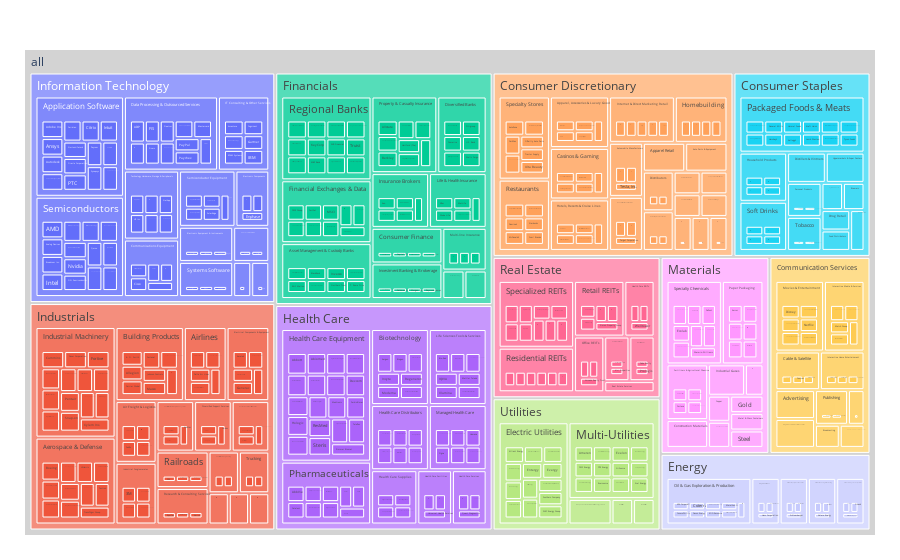

This figure's notebook cell:
### Markdown cell above
## Interactive figure: Click any industry to see its composition!
- Visualize the structure of industry - sub-industry - company name

### Code cell
fig = px.treemap(data_frame= sp500, path=[px.Constant("all"), 'industry', 'sub-industry','name'], hover_name= 'name')
fig.update_traces(root_color="lightgrey")
fig.update_layout(margin = dict(t=50, l=25, r=25, b=25))
fig.show()

### Figure 1 — Plotly figure (JSON) as saved in the notebook; plotly's stock layout.template omitted (floating-point values rounded to 4 significant figures; data arrays with more than 128 entries replaced by an {"elided": "..."} marker saying what was removed)
{"data": [{"branchvalues": "total", "domain": {"x": [0, 1], "y": [0, 1]}, "hovertemplate": "<b>%{hovertext}</b><br><br>labels=%{label}<br>count=%{value}<br>parent=%{parent}<br>id=%{id}<extra></extra>", "hovertext": {"elided": "637 str values"}, "ids": {"elided": "637 str values"}, "labels": {"elided": "637 str values"}, "name": "", "parents": {"elided": "637 str values"}, "root": {"color": "lightgrey"}, "type": "treemap", "values": {"elided": "637 int values"}}], "layout": {"autosize": true, "legend": {"tracegroupgap": 0}, "margin": {"b": 25, "l": 25, "r": 25, "t": 50}}}
